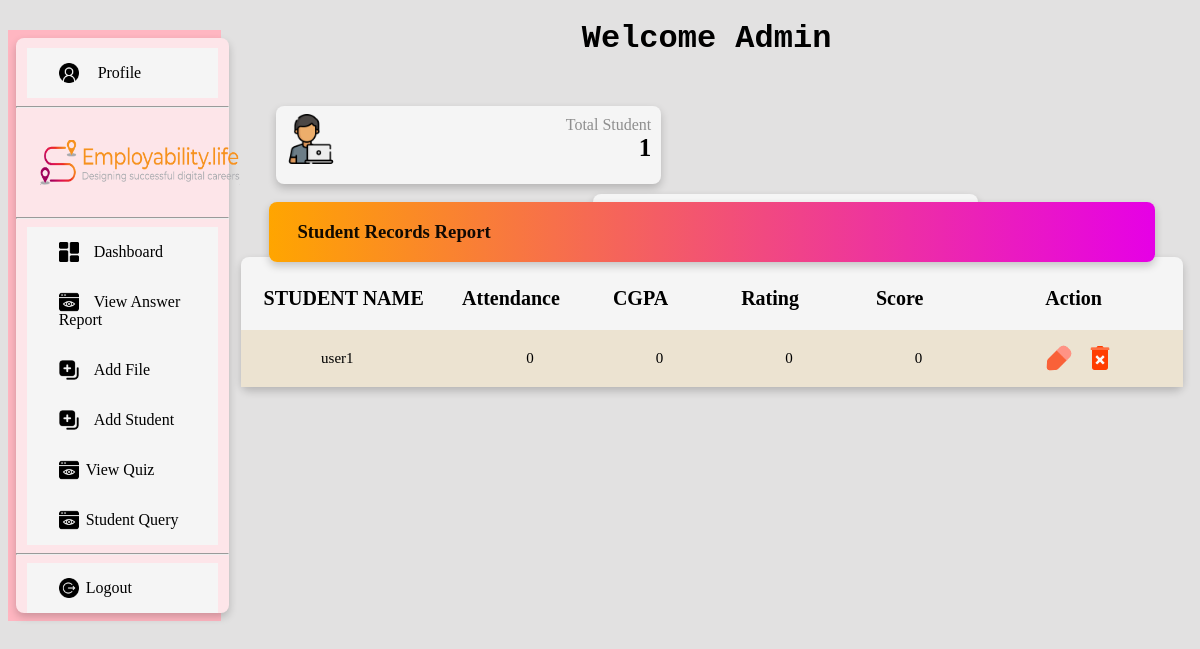
The page /index/ (signed in) on the database its author committed.
### quiz/models.py (models this page shows, shortened)
class AdminForm(models.Model):
    name = models.CharField(max_length=100)
    email = models.EmailField()
    password = models.CharField(max_length=20)

class registerform(models.Model):
    name = models.CharField(max_length=100)
    email = models.EmailField()
    Enrollment_No = models.CharField(max_length=100)
    password = models.CharField(max_length=20)
    Attendance = models.PositiveIntegerField(default=0, blank=True)
    cgpa = models.IntegerField("CGPA", default=0, blank=True)
    gpa = models.IntegerField("GPA", default=0, blank=True)
    review = models.IntegerField(default=0, blank=True)
    score = models.PositiveIntegerField(default=0, blank=True,)

### quiz/views.py (the view)
# urls.py: path('index/', index, name='index1'),
def index(request):
    if 'email' in request.session:
        print(request.session['email'])
        n = AdminForm.objects.get(email=request.session['email'])
        a = registerform.objects.all()
        count = registerform.objects.all().count()
        q = question.objects.all()
        r = StudentReport.objects.all()
        return render(request, 'index.html', {'data': a, 'c': count, 'q': len(q), 'n': n, 'r': r})
    return redirect('sign1')

### quiz/templates/index.html (shortened to what this page needs)
{% extends 'admin_base.html' %}
{% load static %}
{% block content %}
<h1 class="cust_name">
    Welcome {{ n.name}}
</h1>
<div class="dashboard">
    <div class="crd3">
        <div class="card show">
            <img src="{% static 'icon/test.png' %}" class="fafa" style="float:left;" height="50px" width="50px">
            <span class="label">Total Student</span></br>
            <span class="ts" style="font-weight: 900; font-size: 25px;">{{ c }}</span>
        </div>
        <div class="card show" id="showid">
            <img src="{% static 'icon/totaltest.png' %}" class="fafa" style="float:left;" height="50px" width="50px">
            <span class="label">Total Questions</span></br>
            <span class="tt" style="font-weight: 900; font-size: 25px;">{{q}}</span>
        </div>
    </div>
    <div class="card table">
        <div class="card questionadd">
            <h3 class="questionaddtitle" style="font-weight: bold;">&nbsp &nbsp &nbsp Student Records Report</h3>
        </div>
        <table>
            <tr>
                <th>STUDENT NAME</th>
                <th>Attendance</th>
                <th>CGPA</th>
                <th>Rating</th>
                <th>Score</th>
                <th>Action</th>
            </tr>
            {% for i in data %}
            <tr>
                <td>{{ i.name }}</td>
                <td>{{ i.Attendance }}</td>
                <td>{{ i.cgpa }}</td>
                <td>{{ i.review }}</td>
                <td>{{ i.score }}</td>
                <td>
                    <a href="{% url 'edit_student' i.id %}"><img src="{% static 'icon/edit.png' %}" height="30px"
                            width="30px"></a>
                    <a href="{% url 'delstudent' i.id %}"><img src="{% static 'icon/delete.png' %}" height="30px"
                                width="30px"></a>
                </td>
            </tr>
            {% endfor %}
        </table>
    </div>
</div>
{% endblock %}

### quiz/static/css/demo.css (style rules this page uses)
* { box-sizing: border-box; }
body { background-color: #d1cece9c; }
.card { background-color: whitesmoke; box-shadow: 0 4px 8px 0 rgba(0, 0, 0, 0.2); transition: 0.3s; border-radius: 8px; }
.crd3 { display: inline-block; }
.show { float: left; height: 30%; width: 385px; margin-top: 1%; text-align: right; padding: 10px; margin-left: 2.2rem; }
#showid { margin-left: 22rem; }
.label { color: rgba(97, 97, 97, 0.694); }
th { padding-top: 30px; padding-bottom: 20px; font-size: 20px; ; }
td { text-align: start; padding-top: 15px; padding-right: 15px; padding-bottom: 15px; padding-left: 80px; font-size: 15px; }
.table { position: absolute; width: 97%; top: 10%; margin-top: 150px; }
.dashboard { position: relative; float: left; padding: 20px; width: 82%; height: 300px; }
table { border-collapse: collapse; width: 100%; padding-top: 20PX; }
tr:nth-child(even) { background-color: rgb(236, 227, 209); }
img { cursor: pointer; margin: -2px 7px -5px 0; }
.questionadd { position: absolute; left: 3%; bottom: 96%; height: 60px; width: 94%; background: linear-gradient(90deg, rgba(255, 165, 0, 1) 0%, rgb(230, 0, 230) 100%); color: rgba(0, 0, 0, 0.934); }
.cust_name { text-align: center; margin: 20px auto; font-family: 'Courier New', Courier, monospace; }

### rows shown on the page
AdminForm: name "Admin"
registerform: name "user1", Attendance "0", cgpa "0", review "0", score "0"

### other values the page prints
{{ c }} "1"
